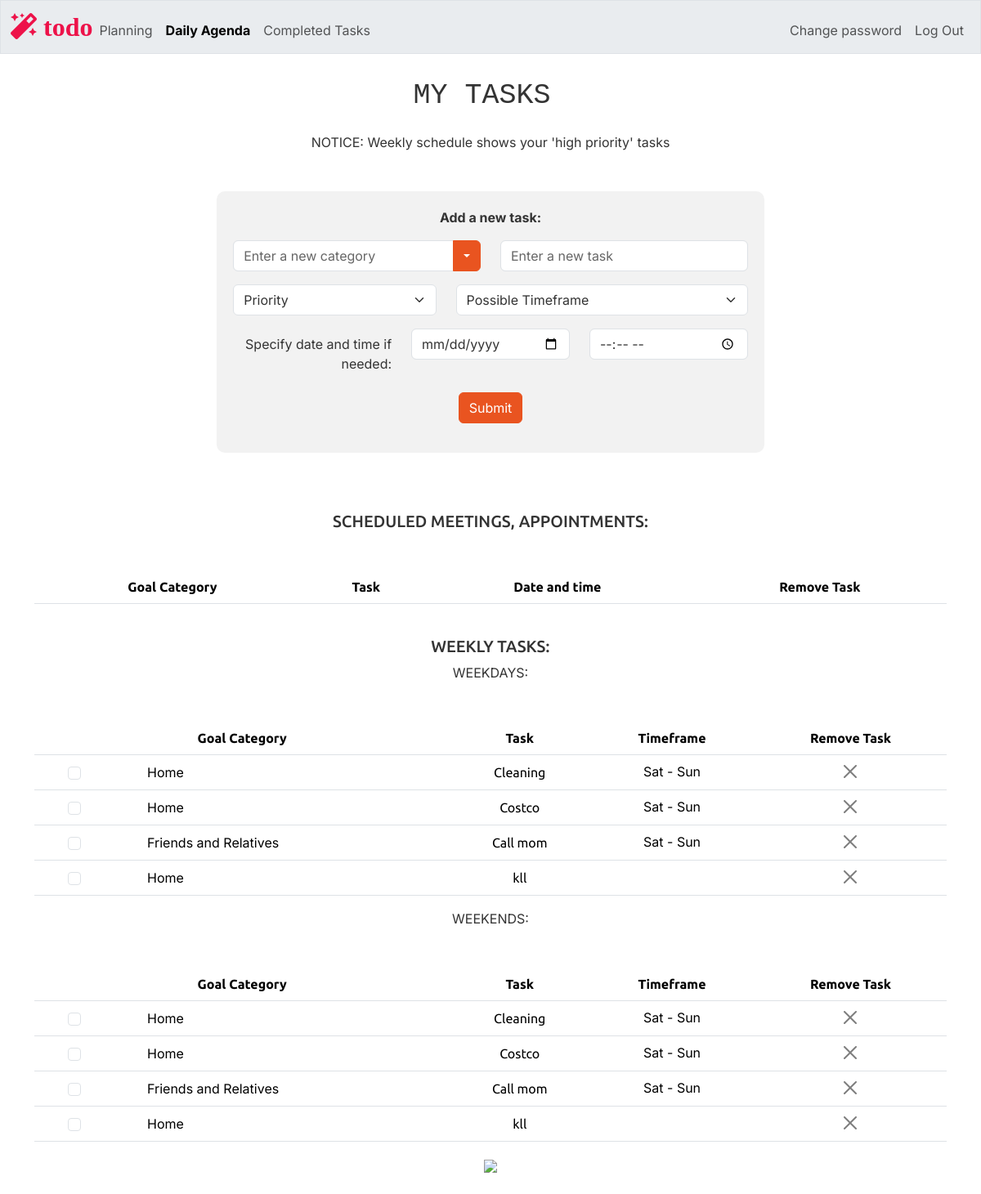
/agenda (signed in), run on an earlier commit of the app's database.
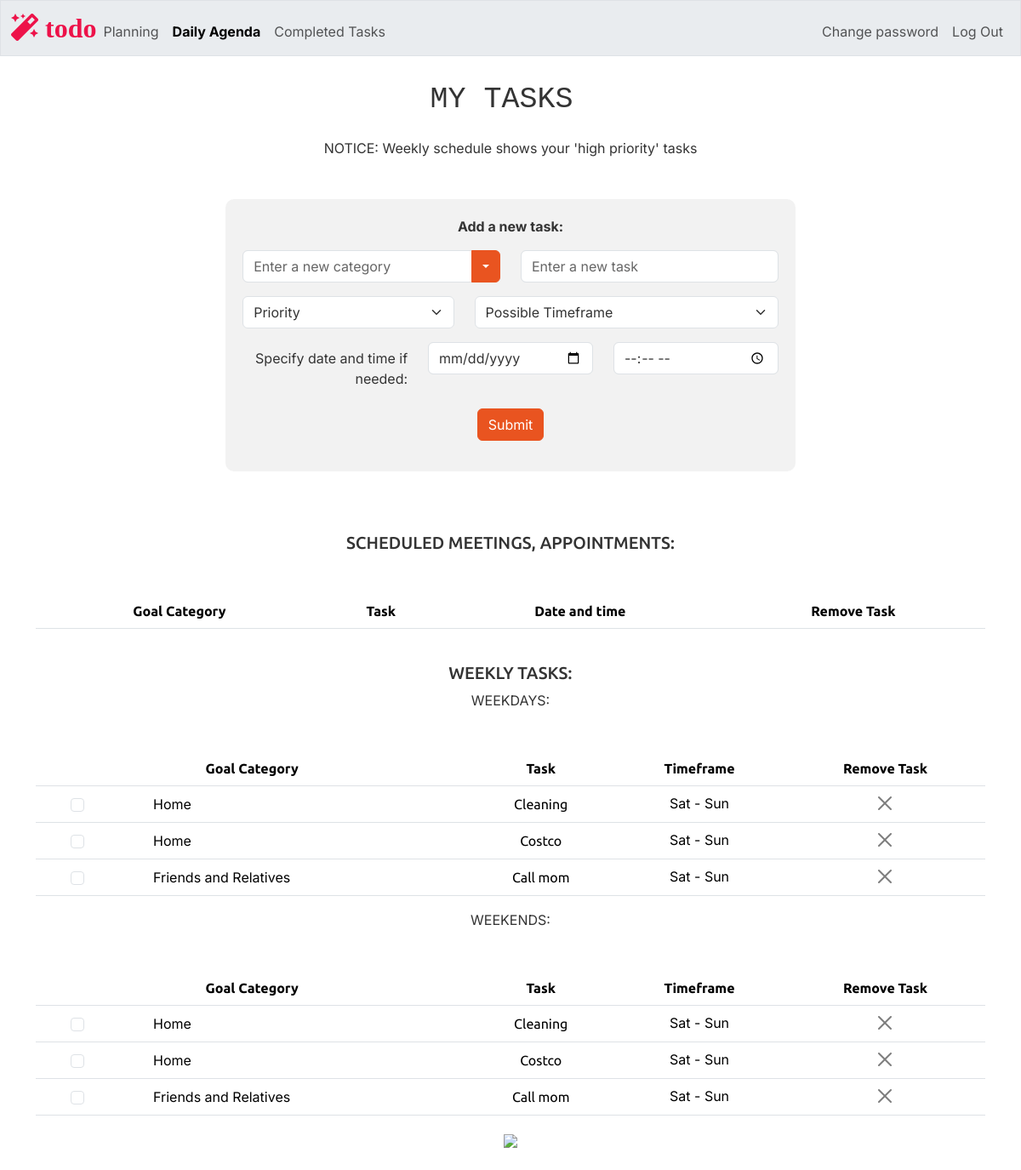
And on a later commit of the database.
### tables this page shows
CREATE TABLE tasks (
    id INTEGER PRIMARY KEY AUTOINCREMENT NOT NULL,
    users_id INTEGER NOT NULL,
    category TEXT NOT NULL,
    task TEXT NOT NULL,
    timeframe TEXT,
    priority TEXT,
    completion INTEGER DEFAULT 0,
    date DATE,
    time TIME,
    FOREIGN KEY (users_id) REFERENCES users(id)
);

### app.py (the view)
@app.route("/agenda", methods=["GET", "POST"])
@login_required
def agenda():
    users_id = session["user_id"]
    appointments = db.execute("SELECT id, category, task, completion, date, time FROM tasks WHERE users_id =? AND completion = 0 AND (date IS NOT NULL AND date != '' OR time IS NOT NULL AND time != '')", users_id)
    weekdays = db.execute("SELECT id, category, task, completion, timeframe FROM tasks WHERE users_id =? AND completion = 0 AND priority = 'High'", users_id)
    weekends = db.execute("SELECT id, category, task, completion, timeframe FROM tasks WHERE users_id =? AND completion = 0 AND priority = 'High'", users_id)
    welcome_message_h1 = " MY TASKS "
    welcome_message_p = "NOTICE: Weekly schedule shows your 'high priority' tasks "
    return render_template("agenda.html", appointments=appointments, weekdays = weekdays, weekends=weekends, welcome_message_h1 = welcome_message_h1, welcome_message_p = welcome_message_p, current_page="agenda")

### app.py (called while the page is built)
@app.after_request
def after_request(response):
    response.headers["Cache-Control"] = "no-cache, no-store, must-revalidate"
    response.headers["Expires"] = 0
    response.headers["Pragma"] = "no-cache"
    return response

### helpers.py (called while the page is built)
def login_required(f):
    @wraps(f)
    def decorated_function(*args, **kwargs):
        if session.get("user_id") is None:
            return redirect("/login")
        return f(*args, **kwargs)
    return decorated_function

### templates/agenda.html (shortened to what the changed rows need)
{% extends "layout.html" %}
{% block main %}
    <table class="table  mt-5">
        <thead>
            <h5>
                SCHEDULED MEETINGS, APPOINTMENTS:
            </h5>
            <tr>
                <th> Goal Category</th>
                <th> Task </th>
                <th> Date and time </th>
                <th> Remove Task </th>
            </tr>
        </thead>
    </table>
<br>
    <table class="table  mt-5">
        <thead>
            <tr>
                <th> Goal Category</th>
                <th> Task </th>
                <th> Timeframe </th>
                <th> Remove Task </th>
            </tr>
        </thead>
        <tbody>
            {% for task in weekdays %}
                <tr id="todo_row_{{ task.id }}" >
                    <td class="align-middle ">
                        <div class="d-flex align-items-center " >
                            <div class=" col-sm-2 d-flex justify-content-center align-items-center form-check" >
                                <input class="form-check-input completion-checkbox"
                                        type="checkbox"
                                        id="completion_{{ task.id }}"
                                        name="task_completion"
                                        data-task-id="{{ task.id }}"
                                        data-completion="{{ task.completion}}"
                                        onchange="updateTaskStatus(this)">
                            </div>
                            <label class="form-check-label ms-5" for="completion_{{ task.id }}">
                                {{ task.category }}
                            </label>
                        </div>
                    </td>
                    <td class="align-middle ">{{ task.task }}</td>
                    <td>
                        <div>
                            {{ task.timeframe or '' }}
                        </div>
                    </td>
                    <td>
                        <button class="btn-close" data-bs-toggle="modal" data-bs-target="#deleteConfirmationModal_{{ task.id }}"></button>
                    </td>
                </tr>
            {% endfor %}
        </tbody>
    </table>
    <table class="table  mt-5">
        <thead>
            <tr>
                <th> Goal Category</th>
                <th> Task </th>
                <th> Timeframe </th>
                <th> Remove Task </th>
            </tr>
        </thead>
        <tbody>
            {% for task in weekends %}
                <tr id="todo_row_{{ task.id }}" >
                    <td class="align-middle ">
                        <div class="d-flex align-items-center " >
                            <div class=" col-sm-2 d-flex justify-content-center align-items-center form-check" >
                                <input class="form-check-input completion-checkbox"
                                        type="checkbox"
                                        id="completion_{{ task.id }}"
                                        name="task_completion"
                                        data-task-id="{{ task.id }}"
                                        data-completion="{{ task.completion}}"
                                        onchange="updateTaskStatus(this)">
                            </div>
                            <label class="form-check-label ms-5" for="completion_{{ task.id }}">
                                {{ task.category }}
                            </label>
                        </div>
                    </td>
                    <td class="align-middle ">{{ task.task }}</td>
                    <td>
                        <div>
                            {{ task.timeframe or '' }}
                        </div>
                    </td>
                    <td>
                        <button class="btn-close" data-bs-toggle="modal" data-bs-target="#deleteConfirmationModal_{{ task.id }}"></button>
                    </td>
                </tr>
            {% endfor %}
        </tbody>
    </table>
{% endblock %}

What changed in the data, as far as the page shows it:
removed tasks: category "Home", task "kll"
